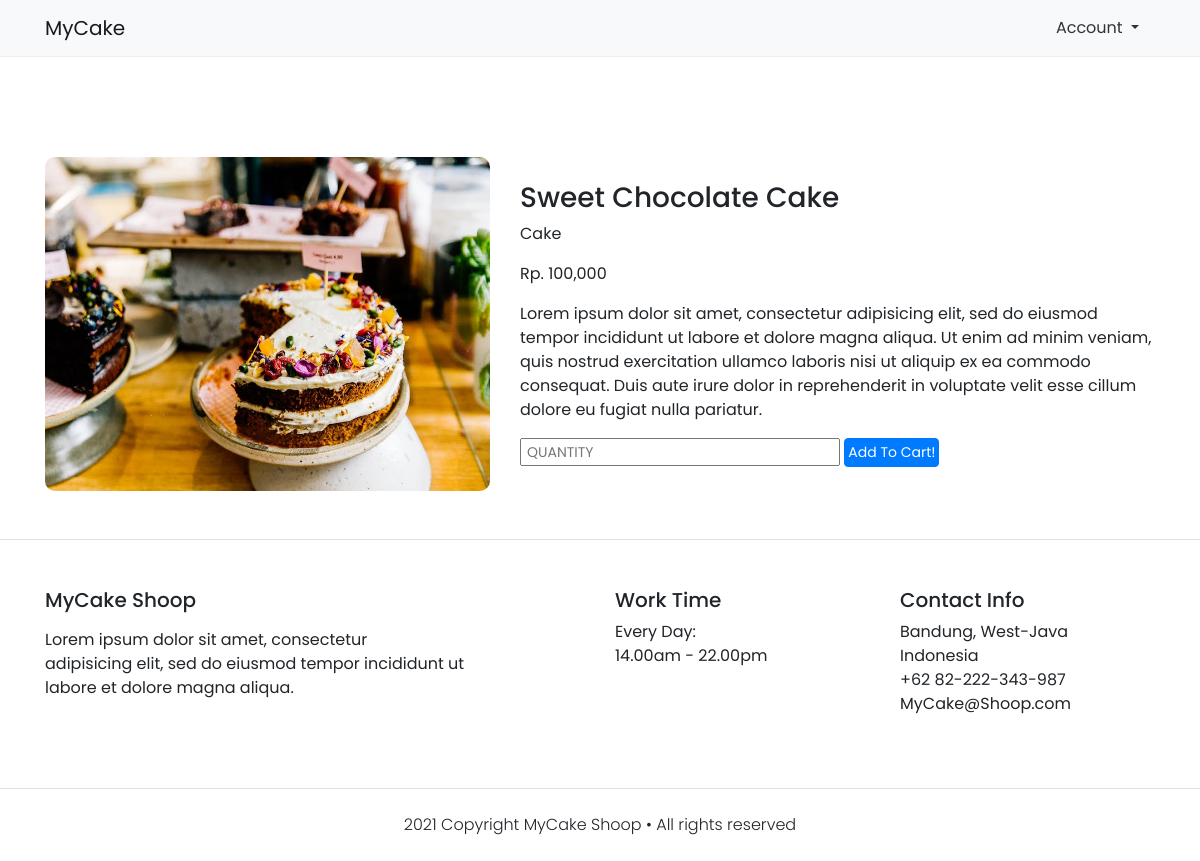
Screenshot of /detail.php?id=1 with the database file from the repository.
### tables this page shows
CREATE TABLE `cake_tbl` (
  `id` int(11) NOT NULL,
  `cake_name` varchar(50) NOT NULL,
  `cake_desc` text,
  `category_id` int(11) NOT NULL,
  `cake_photo` varchar(255) NOT NULL,
  `cake_price` int(11) NOT NULL
);

CREATE TABLE `category_tbl` (
  `id` int(11) NOT NULL,
  `category_name` varchar(25) NOT NULL
);

### detail.php (the view, shortened to what this page needs)
<?php
$conn = mysqli_connect('localhost', 'root', '', 'db_mycake');
$id = $_GET["id"];
$query = "SELECT * FROM cake_tbl INNER JOIN category_tbl ON cake_tbl.category_id = category_tbl.id WHERE cake_tbl.id=$id";
$result = mysqli_query($conn, $query);
$cake = mysqli_fetch_assoc($result);
 ?>
<!doctype html>
<html lang="en">
  <head>
    <link rel="stylesheet"
    href="https://cdn.jsdelivr.net/npm/boxicons@latest/css/boxicons.min.css">
    <link rel="stylesheet" href="https://cdn.jsdelivr.net/npm/bootstrap@4.6.0/dist/css/bootstrap.min.css">
    <link rel="stylesheet" type="text/css" href="style.css">
  </head>
  <body>
    <nav class="navbar navbar-light bg-light">
      <div class="container">
        <a class="navbar-brand" href="index.php">MyCake</a>
        <li class="nav-item dropdown">
        <a class="nav-link dropdown-toggle" href="#" id="navbarDropdown" role="button" data-toggle="dropdown" aria-haspopup="true" aria-expanded="false">
          Account
        </a>
      </li>
      </div>
    </nav>
    <section class="detail">
      <div class="container">
        <div class="row">
          <div class="col-md-5">
            <img src="img/<?= $cake["cake_photo"]; ?>.jpeg">
          </div>
          <div class="col-md-7 d-flex flex-column justify-content-center">
            <h3><?= $cake["cake_name"] ?></h3>
            <p class="category"><?= $cake["category_name"] ?></p>
            <p class="price">Rp. <?= number_format($cake["cake_price"]); ?></p>
            <p class="desc"><?= $cake["cake_desc"] ?></p>
            <form action="" method="post">
              <input type="number" name="quantity" class="input-quantity" placeholder="quantity">
              <button type="submit" name="submit" class="btn btn-primary btn-add">Add To Cart!</button>
            </form>
          </div>
        </div>
      </div>
    </section>
    <footer class="section-footer mt-5 mb-4 border-top">
        <div class="container pt-5 pb-5">
          <div class="row justify-content-center">
              <div class="col-12">
                <div class="row">
                  <div class="col-12">
                    <div class="row">
                      <div class="col-12 col-lg-6">
                        <h5>MyCake Shoop</h5>
                        <p class="mt-3">Lorem ipsum dolor sit amet, consectetur <br>adipisicing elit, sed do eiusmod tempor incididunt ut <br>labore et dolore magna aliqua.</p>
                      </div>
                      <div class="col-12 col-lg-3">
                        <h5>Work Time</h5>
                        <ul class="list-unstyled">
                          <li>Every Day: </li>
                          <li>14.00am - 22.00pm</li>
                        </ul>
                      </div>
                      <div class="col-12 col-lg-3">
                        <h5>Contact Info</h5>
                        <ul class="list-unstyled">
                          <li>Bandung, West-Java</li>
                          <li>Indonesia</li>
                          <li>+62 82-222-343-987</li>
                          <li>MyCake@Shoop.com</li>
                        </ul>
                      </div>
                    </div>
                  </div>
                </div>
              </div>
          </div>
        </div>
        <div class="container-fluid">
          <div class="row border-top justify-content-center align-items-center pt-4 ">
            <div class="col-auto text-gray-500 font-weight-light">
                2021 Copyright MyCake Shoop • All rights reserved
            </div>
          </div>
        </div>
    </footer>
  </body>
</html>

### style.css (style rules this page uses)
* { margin: 0; padding: 0; box-sizing: border-box; font-family: 'Poppins'; }
a { color: #333; }
nav { border-bottom: 1px solid #eee; margin-bottom: 100px; }
.nav-item.dropdown { list-style: none; }
.detail img { width: 100%; border-radius: 10px; }
.input-quantity::placeholder { font-size: 14px; padding-left: 5px; text-transform: uppercase; }
.btn-add { padding: 3px; font-size: 14px; }

### rows the page displays
cake_tbl: cake_photo (picture), cake_name "Sweet Chocolate Cake", category.category_name "Cake", cake_price "100,000", cake_desc "Lorem ipsum dolor sit amet, consectetur adipisicing elit, sed do eiusmod tempor incididunt ut labore et dolore magna aliqua. Ut enim ad minim veniam, quis nostrud exercitation ullamco laboris nisi ut aliquip ex ea commodo consequat. Duis aute irure dolor in reprehenderit in voluptate velit esse cillum dolore eu fugiat nulla pariatur."
